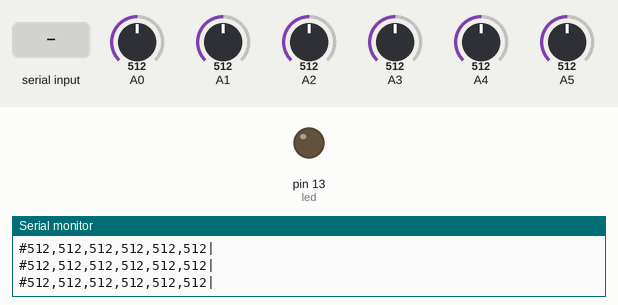
The sketch below on a simulated Arduino Uno, built with avr-gcc and run on an emulated ATmega328P. On the bench: output pins drawn as LEDs (lit = HIGH), the last lines printed to the serial monitor. The inputs (shaded band) are chosen by the test bench; at power-on: A0 = 512, A1 = 512, A2 = 512, A3 = 512, A4 = 512, A5 = 512.

Above: at 1.2 s.
1.3 s: "200\n" received over Serial
At 2.7 s:
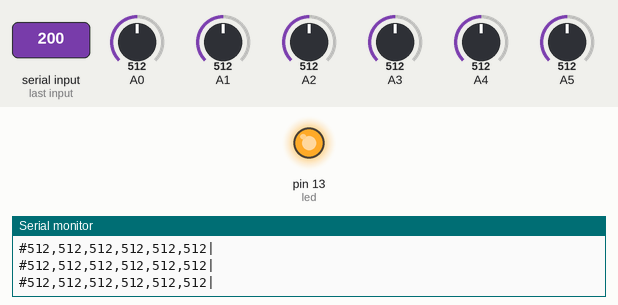
3.2 s: "90,45\n" received over Serial
At 3.8 s:
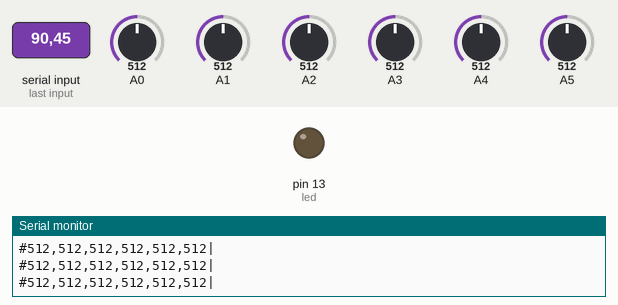
Timing chart, 0 to 6.2 s (numbered marks = the images above; inputs shaded):
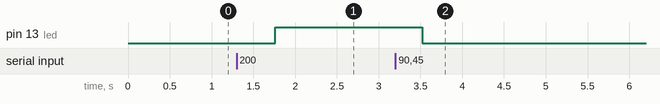

Measured:
- after the input at 1.3 s, pin 13 (led): LOW → HIGH after 0.46 s
- after the input at 3.2 s, pin 13 (led): HIGH → LOW after 0.32 s

The sketch:

Arduino-Code.ino
```cpp
int led = 13;                       // On Board LED
int AI0, AI1, AI2, AI3, AI4, AI5;
String sDPINS;
String sPWM;
int iPWM;
String inputString = "";            // a String to hold incoming data
bool stringComplete = false;        // whether the string is complete

void setup() {
  Serial.begin(115200);
  pinMode(led, OUTPUT);
}

void loop() {

  readAnalogs();
  delay(250);

  if (stringComplete) {
    sPWM = inputString;
    inputString = "";
    stringComplete = false;
    iPWM = sPWM.toInt();
    analogWrite(led, iPWM);
  }
}

void readAnalogs() {

  AI0 = analogRead(A0);
  AI1 = analogRead(A1);
  AI2 = analogRead(A2);
  AI3 = analogRead(A3);
  AI4 = analogRead(A4);
  AI5 = analogRead(A5);

  Serial.print("#");
  Serial.print(String(AI0));
  Serial.print(",");
  Serial.print(String(AI1));
  Serial.print(",");
  Serial.print(String(AI2));
  Serial.print(",");
  Serial.print(String(AI3));
  Serial.print(",");
  Serial.print(String(AI4));
  Serial.print(",");
  Serial.print(String(AI5));
  Serial.println("|");
}

void serialEvent() {
  while (Serial.available()) {
    // get the new byte:
    char inChar = (char)Serial.read();
    // add it to the inputString:
    inputString += inChar;
    // if the incoming character is a newline, set a flag so the main loop can
    // do something about it:
    if (inChar == '\n') {
      stringComplete = true;
    }
  }
}
```
